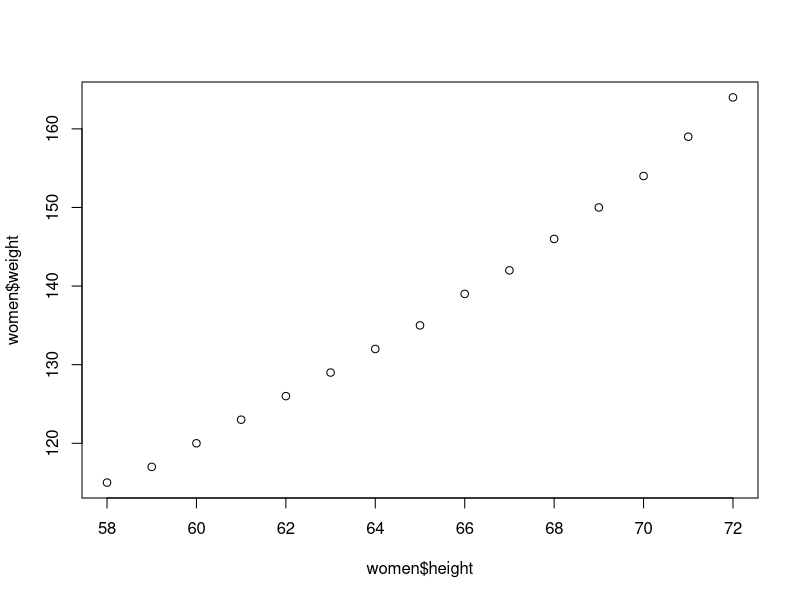

The R source for this figure:
#LINEAR REGRESSION

#Simple linear regression - one independent variable only
#multiple linear reg- more than one independent variab
#the dependent variable (y)- has to be continuous(not discrete) || while independent variable (x) - can be numerical or binary
#examples- (Y|Xi)
  #1. weight ~ height
  #2. mpg~ wt+ hp+cyl+gear

#LR i sdone on a data frame
women
str(women)
cor(women$height, women$weight)   #correlational
cov(women$height, women$weight)   #covariance - positive or negative relation - if positive then- if one is increasing the other is increasing and vice versa for negative relation
plot(women$height, women$weight)

#creating lnear Model - 
fit1= lm(weight~ height, data=women)  #fit1 is just a name of variable. can be anything
#y(dependent variable) is on the left of ~ and all x (independent variables are on the right of the ~)
summary(fit1)

# F statistic ka p value - cut off is 0.05 .. if less than 0.05 then you can say that yes, there is a linear regession. i.e. if p<0.05 then you can do a linear modelling

#Multiple R squared value is used when theere is only one x. And adjusted r squared should be used when there are more than one x. R square is always between 0 to 1. Closer to 1 is better. it means that (r-square) % of the variation in y is because of the variation in x.

#y=mx+c.. c is intercept and m is slope(below the intercept in summary())

#p value of a particular indep variable(i.e. in the coefficents table of summary).. if p<0.05. then that variable is significant means that it is an imp part in predicting the dependent variable.

#we can use the linearmodel only in its range

#residuals are the diff netween the actual  value and the predicted value ()